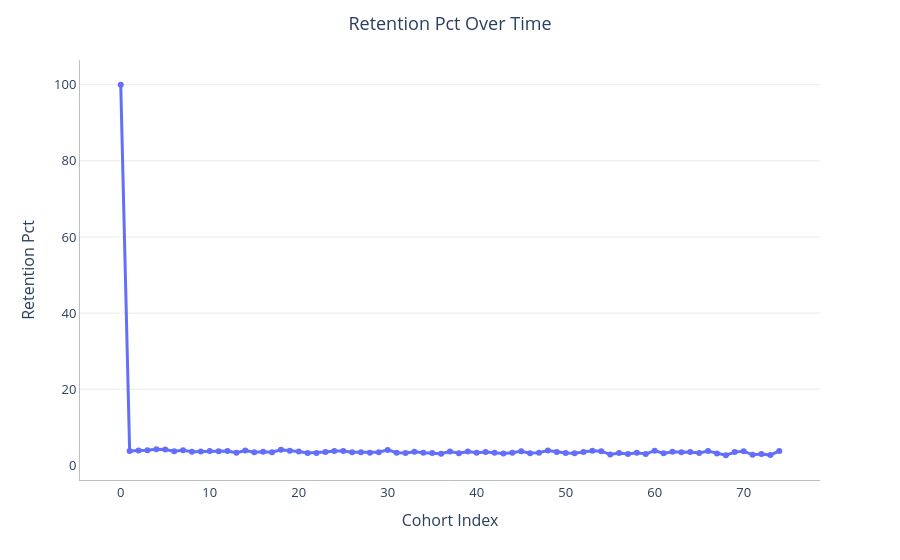

Notebook source saved alongside this figure:
### Code cell
fig = my_line_plot(average_retention,
                   x_col="cohort_index",
                   y_col= "retention_pct")

fig.show()

### Figure 1 — Plotly figure (JSON) as saved in the notebook; plotly's stock layout.template omitted (floating-point values rounded to 4 significant figures)
{"data": [{"hovertemplate": "cohort_index=%{x}<br>retention_pct=%{y}<extra></extra>", "legendgroup": "", "line": {"color": "#636efa", "dash": "solid", "width": 3}, "marker": {"symbol": "circle"}, "mode": "lines+markers", "name": "", "orientation": "v", "showlegend": false, "type": "scatter", "x": [0, 1, 2, 3, 4, 5, 6, 7, 8, 9, 10, 11, 12, 13, 14, 15, 16, 17, 18, 19, 20, 21, 22, 23, 24, 25, 26, 27, 28, 29, 30, 31, 32, 33, 34, 35, 36, 37, 38, 39, 40, 41, 42, 43, 44, 45, 46, 47, 48, 49, 50, 51, 52, 53, 54, 55, 56, 57, 58, 59, 60, 61, 62, 63, 64, 65, 66, 67, 68, 69, 70, 71, 72, 73, 74], "xaxis": "x", "y": [100.0, 3.756, 3.923, 3.977, 4.225, 4.14, 3.695, 3.974, 3.584, 3.626, 3.788, 3.726, 3.784, 3.3, 3.902, 3.442, 3.571, 3.438, 4.075, 3.825, 3.643, 3.225, 3.278, 3.502, 3.78, 3.756, 3.454, 3.477, 3.344, 3.451, 4.06, 3.317, 3.244, 3.582, 3.293, 3.255, 3.076, 3.618, 3.214, 3.664, 3.311, 3.5, 3.341, 3.091, 3.34, 3.72, 3.172, 3.344, 3.911, 3.504, 3.244, 3.188, 3.543, 3.823, 3.724, 2.85, 3.242, 2.994, 3.318, 2.969, 3.867, 3.157, 3.592, 3.442, 3.518, 3.24, 3.789, 3.138, 2.657, 3.483, 3.72, 2.775, 3.0, 2.7, 3.8], "yaxis": "y"}], "layout": {"font": {"size": 13}, "legend": {"title": {"text": ""}, "tracegroupgap": 0}, "margin": {"t": 60}, "paper_bgcolor": "white", "plot_bgcolor": "white", "title": {"text": "Retention Pct Over Time", "x": 0.5}, "xaxis": {"anchor": "y", "domain": [0, 1], "linecolor": "#BFBFBF", "showgrid": false, "title": {"text": "Cohort Index"}}, "yaxis": {"anchor": "x", "domain": [0, 1], "gridcolor": "#EAEAEA", "linecolor": "#BFBFBF", "title": {"text": "Retention Pct"}}}}
